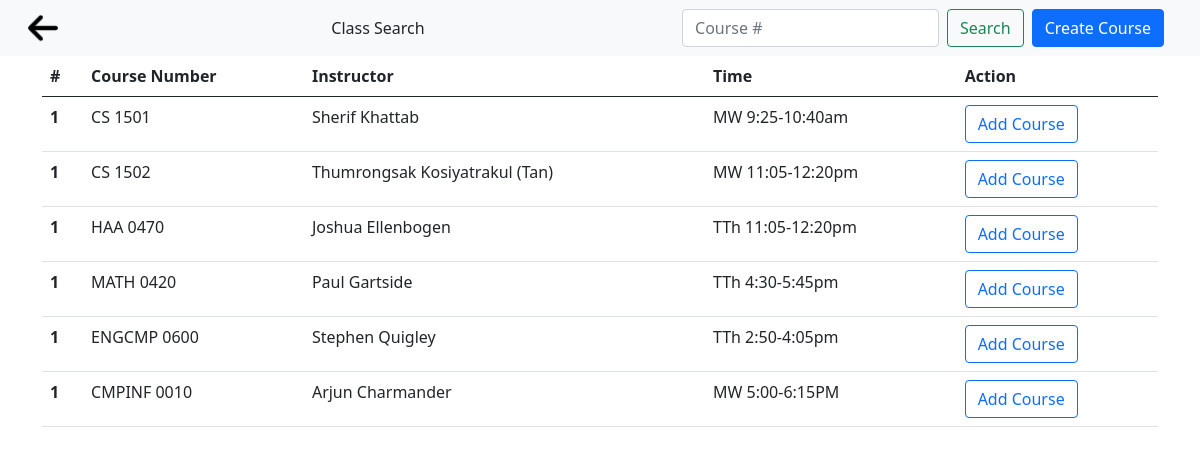
The app's page /search/ with its own data.
### main/models.py (models this page shows)
class Class(models.Model):
    department = models.CharField(max_length=8)
    code = models.CharField(max_length=20)
    name = models.CharField(max_length=100)
    instructor = models.CharField(max_length=50)
    SPRING = "SP"
    SUMMER = "SM"
    FALL = "FL"
    TERM_CHOICES = [
        (SPRING, "Spring"),
        (SUMMER, "Summer"),
        (FALL, "Fall"),
    ]
    term = models.CharField(
        max_length = 2,
        choices = TERM_CHOICES,
    )
    year = models.IntegerField(default=2021)
    lecture_days = models.CharField(max_length = 30)
    lecture_time = models.CharField(max_length=100)
    recitation_days = models.CharField(max_length = 30,blank=True)
    recitation_time = models.CharField(max_length=100,blank=True)
    office_days = models.CharField(max_length = 30,blank=True)
    office_time = models.CharField(max_length=100,blank=True)
    zoom = models.CharField(max_length=300,blank=True)
    discord = models.CharField(max_length=300,blank=True)
    slack = models.CharField(max_length=300,blank=True)
    groupme = models.CharField(max_length=300,blank=True)
    tophat = models.CharField(max_length=300,blank=True)
    canvas = models.CharField(max_length=300,blank=True)
    gradescope = models.CharField(max_length=300,blank=True)

### main/views.py (the view)
# urls.py: path('search/', views.search, name='search'),
def search(request):
    if request.method == "POST":
        if not request.POST['search']:
            context = { 'classes' : Class.objects.all(), 'error' : "Empty search." }
            return render(request, 'main/class_search.html', context)
        department = ""
        code = ""
        cnum = request.POST['search']
        while cnum != "":
            if cnum.isdigit():
                code = cnum.strip()
                break
            elif cnum.isspace():
                continue
            else:
                department += cnum[0]
                cnum = cnum[1:]
        classes = None
        if department:
            classes = Class.objects.filter(department=department)
        if classes and code:
            classes = classes.filter(code=code)
        elif code:
            classes = Class.objects.filter(code=code)
        if classes:
            context = { 'classes': classes, 'error': "" }
            return render(request, 'main/class_search.html', context)
        else:
            context = { 'classes' : Class.objects.all(), 'error' : "No results found." }
            return render(request, 'main/class_search.html', context)
    else:
        context = { 'classes' : Class.objects.all(), 'error': "" }
        return render(request, 'main/class_search.html', context)

### main/templates/main/class_search.html (shortened to what this page needs)
{% load static %}
<!DOCTYPE html>
<html lang="en" dir="ltr">
  <head>
    <link href="https://cdn.jsdelivr.net/npm/bootstrap@5.0.0-beta2/dist/css/bootstrap.min.css" rel="stylesheet">
  </head>
  <body>
    <nav class="navbar navbar-expand-lg navbar-light bg-light px-3">
      <div class="container-fluid">
        <a class="navbar-brand" href="{% url 'index' %}">
          <img src="{% static 'arrow.png' %}" alt="" width="30px" class="d-inline-block align-top">
        </a>
        <div class="navbar-header mx-auto">
            Class Search
        </div>
        <form class="d-flex" method="post" action="{% url 'search' %}">
          <input class="form-control me-2" type="search" placeholder="Course #" aria-label="Search" name="search">
          <button class="btn btn-outline-success" type="submit">Search</button>
        </form>
        <form class="d-flex" action="{% url 'create' %}" method="get">
          <button type="submit" class="btn btn-primary mx-2" name="button">Create Course</button>
        </form>
      </div>
    </nav>
    <div class="container">
      <table class="table">
        <thead>
          <tr>
            <th scope="col">#</th>
            <th scope="col">Course Number</th>
            <th scope="col">Instructor</th>
            <th scope="col">Time</th>
            <th scope="col">Action</th>
          </tr>
        </thead>
        <tbody>
          {% for class in classes %}
          <tr>
            <th scope="row">1</th>
            <td>{{ class.department }} {{ class.code }}</td>
            <td>{{ class.instructor }}</td>
            <td>{{ class.lecture_days }} {{ class.lecture_time }}</td>
            <td>
              {% if user.is_authenticated and class.id|stringformat:"i" in user.profile.classes %}
              <form class="d-flex" method="post" action="{% url 'remove' class.id %}">
                {% csrf_token %}
                <input type="hidden" name="next" value="{{ request.path }}">
                <button type="submit" name="button" class="btn btn-outline-danger ">Remove Course</button>
              </form>
              {% else %}
              <form class="d-flex" method="post" action="{% url 'add' class.id %}">
                <button type="submit" name="button" class="btn btn-outline-primary ">Add Course</button>
              </form>
              {% endif %}
            </td>
          {% endfor %}
        </tbody>
      </table>
    </div>
  </body>
</html>

### records on screen
Class: department "CS", code "1501", instructor "Sherif Khattab", lecture_days "MW", lecture_time "9:25-10:40am"
Class: department "CS", code "1502", instructor "Thumrongsak Kosiyatrakul (Tan)", lecture_days "MW", lecture_time "11:05-12:20pm"
Class: department "HAA", code "0470", instructor "Joshua Ellenbogen", lecture_days "TTh", lecture_time "11:05-12:20pm"
Class: department "MATH", code "0420", instructor "Paul Gartside", lecture_days "TTh", lecture_time "4:30-5:45pm"
Class: department "ENGCMP", code "0600", instructor "Stephen Quigley", lecture_days "TTh", lecture_time "2:50-4:05pm"
Class: department "CMPINF", code "0010", instructor "Arjun Charmander", lecture_days "MW", lecture_time "5:00-6:15PM"
